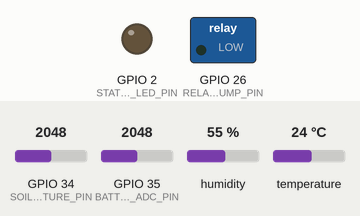
A sketch run on a simulated ESP32. On the bench: switched loads named in the sketch (green lamp = pin HIGH), output pins drawn as LEDs (lit = HIGH). The test bench sets the inputs (shaded band); at power-on: GPIO 34 (SOIL_MOISTURE_PIN) = 2048, GPIO 35 (BATTERY_ADC_PIN) = 2048, humidity 55 %, temperature 24 °C (analog values on the 0–4095 scale). WiFi joins after 1.5 s; servers stay silent unless stated; uploads are accepted with an empty reply; what the sketch prints to the serial monitor is not drawn.

Above: at 0.0 s.
At 1.6 s:
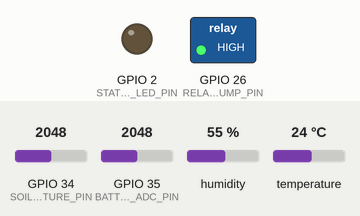
At 2.1 s:
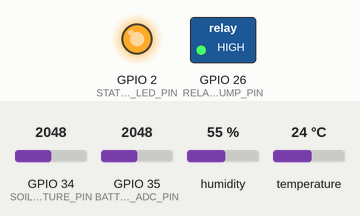
Timing chart, 0 to 3.6 s (numbered marks = the images above):
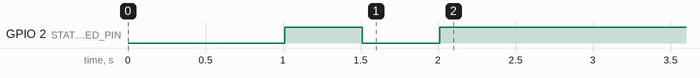

The sketch:

smart_krishi_esp32.ino
```cpp
/*
 * Smart Krishi AI - ESP32 Firmware
 * Features:
 * - Sensors: Capacitive Soil Moisture, DHT22 (Temp & Humidity), Battery Voltage
 * - Actuators: 5V Relay Water Pump Controller
 * - Connectivity: WiFi HTTP POST Telemetry & Control Polling
 * - Safety: local emergency override if disconnected & 30-min auto pump shutdown watchdog
 */

#include <WiFi.h>
#include <HTTPClient.h>
#include <ArduinoJson.h>
#include <DHT.h>
#include "config.h"

#define DHTTYPE DHT22

DHT dht(DHT_PIN, DHTTYPE);

// Device State Variables
float currentMoisture = 0.0;
float currentTemp = 0.0;
float currentHumidity = 0.0;
float batteryPercentage = 95.0;
bool pumpState = false;
unsigned long pumpStartTime = 0;
unsigned long lastTelemetryTime = 0;

void setup() {
  Serial.begin(115200);
  delay(1000);
  Serial.println("==========================================");
  Serial.println("Smart Krishi AI - ESP32 IoT Node Booting...");
  Serial.println("==========================================");

  // Initialize Pin Modes
  pinMode(RELAY_PUMP_PIN, OUTPUT);
  pinMode(STATUS_LED_PIN, OUTPUT);
  digitalWrite(RELAY_PUMP_PIN, HIGH); // Relay off (Active LOW)
  digitalWrite(STATUS_LED_PIN, LOW);

  // Initialize Sensors
  dht.begin();
  analogReadResolution(12); // ESP32 12-bit ADC (0 - 4095)

  // Connect to WiFi
  connectWiFi();
}

void loop() {
  // Check WiFi Connection
  if (WiFi.status() != WL_CONNECTED) {
    connectWiFi();
  }

  // 1. Read Sensors
  readSensors();

  // 2. Safety Watchdog Check
  checkSafetyWatchdog();

  // 3. Periodic Cloud Telemetry & Remote Control Sync
  unsigned long now = millis();
  if (now - lastTelemetryTime >= TELEMETRY_INTERVAL_MS) {
    lastTelemetryTime = now;
    sendTelemetryAndSyncControl();
  }

  delay(100);
}

void connectWiFi() {
  Serial.print("Connecting to WiFi: ");
  Serial.println(WIFI_SSID);
  WiFi.begin(WIFI_SSID, WIFI_PASS);

  int attempts = 0;
  while (WiFi.status() != WL_CONNECTED && attempts < 20) {
    digitalWrite(STATUS_LED_PIN, !digitalRead(STATUS_LED_PIN)); // Blink while connecting
    delay(500);
    Serial.print(".");
    attempts++;
  }

  if (WiFi.status() == WL_CONNECTED) {
    digitalWrite(STATUS_LED_PIN, HIGH);
    Serial.println("\nWiFi Connected Successfully!");
    Serial.print("IP Address: ");
    Serial.println(WiFi.localIP());
  } else {
    digitalWrite(STATUS_LED_PIN, LOW);
    Serial.println("\nWiFi Connection Failed! Operating in Offline Fallback Mode.");
    offlineEmergencyControl();
  }
}

void readSensors() {
  // Read Soil Moisture
  int rawMoisture = analogRead(SOIL_MOISTURE_PIN);
  currentMoisture = map(rawMoisture, AIR_VAL, WATER_VAL, 0, 100);
  currentMoisture = constrain(currentMoisture, 0.0, 100.0);

  // Read DHT22
  float t = dht.readTemperature();
  float h = dht.readHumidity();
  if (!isnan(t)) currentTemp = t;
  if (!isnan(h)) currentHumidity = h;

  // Read Battery Voltage (Voltage Divider on Pin 35)
  int rawBattery = analogRead(BATTERY_ADC_PIN);
  float batteryVolt = (rawBattery / 4095.0) * 3.3 * 2.0; // 1:1 divider
  batteryPercentage = constrain(((batteryVolt - 3.2) / (4.2 - 3.2)) * 100.0, 0.0, 100.0);
}

void checkSafetyWatchdog() {
  // If pump has been running continuously for longer than MAX_PUMP_RUN_MS (30 mins)
  if (pumpState && (millis() - pumpStartTime > MAX_PUMP_RUN_MS)) {
    Serial.println("CRITICAL ALERT: Maximum Pump Run Time Exceeded (30 Mins). Auto Shutdown Triggered!");
    setPumpState(false);
  }
}

void offlineEmergencyControl() {
  // Fallback if cloud is unreachable: local automatic irrigation based on hardcoded thresholds
  if (currentMoisture < DEFAULT_MIN_MOISTURE && !pumpState) {
    Serial.println("[OFFLINE MODE] Moisture Low (<40%). Starting Pump.");
    setPumpState(true);
  } else if (currentMoisture >= DEFAULT_MAX_MOISTURE && pumpState) {
    Serial.println("[OFFLINE MODE] Moisture Optimal (>=70%). Stopping Pump.");
    setPumpState(false);
  }
}

void sendTelemetryAndSyncControl() {
  if (WiFi.status() != WL_CONNECTED) return;

  HTTPClient http;
  http.begin(TELEMETRY_URL);
  http.addHeader("Content-Type", "application/json");

  // Create JSON Payload
  StaticJsonDocument<256> doc;
  doc["device_id"] = "ESP32_KRISHI_01";
  doc["soil_moisture"] = currentMoisture;
  doc["temperature"] = currentTemp;
  doc["humidity"] = currentHumidity;
  doc["battery_level"] = batteryPercentage;

  String jsonString;
  serializeJson(doc, jsonString);

  Serial.println("\n[HTTP POST Telemetry] Sending sensor data to Cloud...");
  int httpCode = http.POST(jsonString);

  if (httpCode > 0) {
    String response = http.getString();
    Serial.print("Cloud Response Code: ");
    Serial.println(httpCode);

    // Parse Cloud Pump Command
    StaticJsonDocument<256> respDoc;
    DeserializationError err = deserializeJson(respDoc, response);
    if (!err && respDoc.containsKey("pump_status")) {
      bool desiredPumpState = respDoc["pump_status"];
      if (desiredPumpState != pumpState) {
        Serial.print("Cloud Command Received -> Pump State Change to: ");
        Serial.println(desiredPumpState ? "ON" : "OFF");
        setPumpState(desiredPumpState);
      }
    }
  } else {
    Serial.print("HTTP POST Failed, error: ");
    Serial.println(http.errorToString(httpCode));
    offlineEmergencyControl();
  }

  http.end();
}

void setPumpState(bool state) {
  pumpState = state;
  if (pumpState) {
    digitalWrite(RELAY_PUMP_PIN, LOW); // Active LOW relay ON
    pumpStartTime = millis();
    Serial.println(">>> PUMP HARDWARE TURNED ON <<<");
  } else {
    digitalWrite(RELAY_PUMP_PIN, HIGH); // Active LOW relay OFF
    Serial.println(">>> PUMP HARDWARE TURNED OFF <<<");
  }
}
```

config.h
```cpp
/*
 * Smart Krishi AI - ESP32 Firmware Configuration Header
 * Hardware Target: ESP32 DevKit v1 / ESP32-WROOM-32
 */

#ifndef SMART_KRISHI_CONFIG_H
#define SMART_KRISHI_CONFIG_H

// WiFi Credentials
#define WIFI_SSID       "Smart_Krishi_Farm_WiFi"
#define WIFI_PASS       "FarmerSmart2026"

// Server Configuration
#define SERVER_HOST     "http://192.168.1.100:8000" // Replace with Cloud Server IP / Domain
#define TELEMETRY_URL   SERVER_HOST "/api/sensors/telemetry"
#define PUMP_STATUS_URL SERVER_HOST "/api/sensors/latest"

// Hardware Pin Definition
#define SOIL_MOISTURE_PIN 34   // Analog Input Pin for Capacitive Moisture Sensor v1.2
#define DHT_PIN           4    // Digital Pin for DHT22 Temperature & Humidity Sensor
#define RELAY_PUMP_PIN    26   // Digital Output Pin for 5V Relay Module (Active LOW)
#define STATUS_LED_PIN    2    // Built-in LED Pin for Status Indication
#define BATTERY_ADC_PIN   35   // Analog Input for Solar Battery Voltage Divider

// Calibration Parameters for Capacitive Soil Moisture Sensor v1.2
// Measured raw ADC values (0 - 4095 on ESP32)
#define AIR_VAL      3200   // Raw reading in dry air (0% moisture)
#define WATER_VAL    1400   // Raw reading in submerged water (100% moisture)

// Local Offline Fallback Thresholds (If Cloud Connection Fails)
#define DEFAULT_MIN_MOISTURE  40.0 // %
#define DEFAULT_MAX_MOISTURE  70.0 // %

// Safety Watchdog Parameters
#define MAX_PUMP_RUN_MS       (30 * 60 * 1000UL) // Max 30 minutes continuous run
#define TELEMETRY_INTERVAL_MS 10000              // Send sensor telemetry every 10 sec

#endif // SMART_KRISHI_CONFIG_H
```
